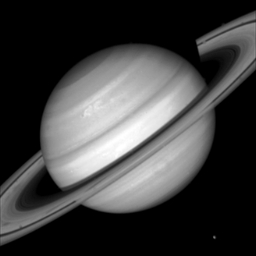
#> input picture Computer_Vision_1/fourth seminar/saturn.jpg, 256 x 256 px
$ jupyter execute 4sem.ipynb   (shell and % lines are left out)
#> lines starting #> are read from the running program, lines starting #| are printed output that depends on the picture
[cell 1]
import skimage
import skimage.io as io
import matplotlib.pyplot as plt
import numpy as np
import scipy
from scipy import fftpack
import matplotlib.cm as cm

# 1

[cell 2]
saturn = io.imread('saturn.jpg').astype('float64')/256.0
#> saturn: shape (256, 256) float64; min 0, max 0.996, mean 0.246
print(saturn.shape)
#| (256, 256)
io.imshow(saturn)
io.show()

[cell 3]
def visualize_fft(spectre):
    abs_spectre = np.abs(spectre)
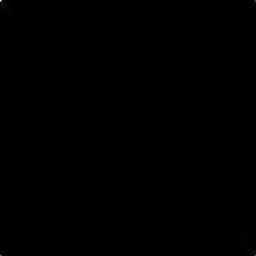
#> abs_spectre: shape (256, 256) float64; min 2.64e-05, max 62.92, mean 0; drawn with min black and max white
    abs_values = list(abs_spectre.reshape(abs_spectre.shape[0] * abs_spectre.shape[1]))
#> abs_values = 65536 items
    abs_values.sort()

    all_sum = np.sum(abs_values)
#> all_sum = 1749.1
    current_sum = 0
    for value in abs_values:
        current_sum += value
        if (current_sum > 0.01 * all_sum):
            quantile1 = value
            break
#> this loop made 15246 passes
#> (value, current_sum) on passes 2 to 4: (2.64e-05, 5.29e-05), (2.95e-05, 8.24e-05), (2.95e-05, 0.000112)
#> after the loop, current_sum = 17.49

    current_sum = 0
    for value in abs_values:
        current_sum += value
        if (current_sum > 0.6 * all_sum):
            quantile2 = value
            break
#> this loop made 65278 passes
#> after the loop, current_sum = 1050

    #quantile1 = abs_values[0 *len(abs_values) / 100]
    #quantile2 = abs_values[int(99 * len(abs_values)) / 100]
    print (quantile1)
    print (quantile2)

    for i in xrange(abs_spectre.shape[0]):
        for j in xrange(abs_spectre.shape[1]):
            if abs_spectre[i][j] > quantile2:
                abs_spectre[i][j] = quantile2
            if abs_spectre[i][j] < quantile1:
                abs_spectre[i][j] = quantile1
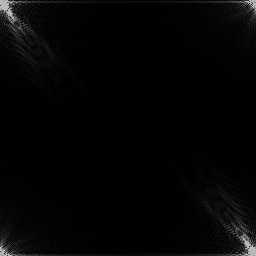
#> abs_spectre: shape (256, 256) float64; min 0.00184, max 0.728, mean 0.019

    io.imshow(abs_spectre, cmap=cm.gray)
    io.show()

[cell 4]
saturn_spectre = scipy.fftpack.fft2(saturn) / 256.0
saturn_spectre_shift = scipy.fftpack.fftshift(saturn_spectre)
visualize_fft(saturn_spectre)
visualize_fft(saturn_spectre_shift)
#> the loop in visualize_fft (call 2), `for value in abs_values:` made 15246 passes
#> after the loop in visualize_fft (call 2), `for value in abs_values:`: current_sum = 17.49
#> the loop in visualize_fft (call 2), `for value in abs_values:` made 65278 passes
#> after the loop in visualize_fft (call 2), `for value in abs_values:`: current_sum = 1050
#> after the loop in visualize_fft (call 2), `for i in xrange(abs_spectre.shape[0]):`:
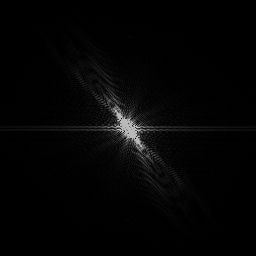
#> abs_spectre: shape (256, 256) float64; min 0.00184, max 0.728, mean 0.019

Почистив самые большие частоты, видим много горизонтальных полосок (скорее всего, отображающих кольца и полоски на Юпитере), а также видим мощное направление из верхнего левого угла в нижний правый -- по-видимому, оно отвечают за противоположное полоскам направление планеты.

На самом деле эксперименты с занулением различных частот показывают, что эти выводы далеки от правдивых, но что-то я все равно не понял:(

# 2

[cell 5]
magic_const = 400

def low_pass(spectre_shift):
    for i in xrange(spectre_shift.shape[0]):
        for j in xrange(spectre_shift.shape[1]):
            if ((i - spectre_shift.shape[0]/2) ** 2 + (j - spectre_shift.shape[1]/2) ** 2) > magic_const:
                spectre_shift[i][j] = complex(0 + 0j)
    visualize_fft(spectre_shift)
    return scipy.fftpack.ifft2(spectre_shift)

def high_pass(spectre_shift):
    for i in xrange(spectre_shift.shape[0]):
        for j in xrange(spectre_shift.shape[1]):
            if ((i - spectre_shift.shape[0]/2) ** 2 + (j - spectre_shift.shape[1]/2) ** 2) < magic_const:
                spectre_shift[i][j] = complex(0 + 0j)
    visualize_fft(spectre_shift)
    return scipy.fftpack.ifft2(spectre_shift)

[cell 6]
io.imshow(np.abs(low_pass(saturn_spectre_shift.copy())), cmap=cm.gray)
io.show()
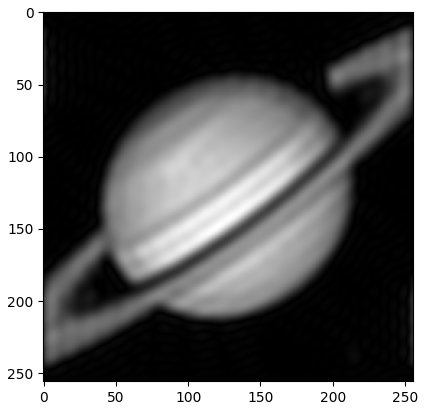
#> figure drawn by matplotlib, 1 panel

Низкие частоты

[cell 7]
io.imshow(np.abs(high_pass(saturn_spectre_shift.copy())), cmap=cm.gray)
#> in visualize_fft (call 4), `all_sum = np.sum(abs_values)`: all_sum = 828.1
#> after the loop in visualize_fft (call 4), `for value in abs_values:`: current_sum = 8.28
#> after the loop in visualize_fft (call 4), `for value in abs_values:`: current_sum = 496.9
#> after the loop in visualize_fft (call 4), `for i in xrange(abs_spectre.shape[0]):`:
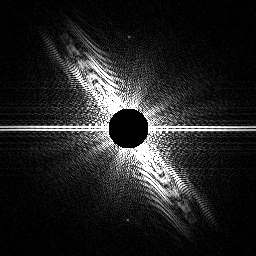
#> abs_spectre: shape (256, 256) float64; min 0.00135, max 0.0644, mean 0.0101; drawn with min black and max white
io.show()
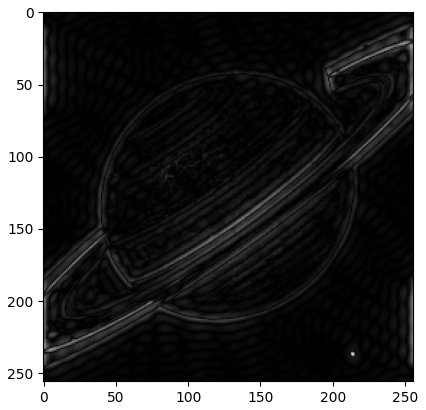
#> figure drawn by matplotlib, 1 panel
